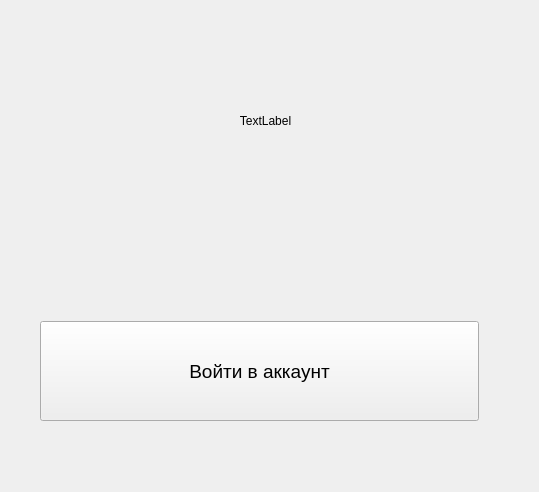
<?xml version="1.0" encoding="UTF-8"?>
<ui version="4.0">
 <class>Login</class>
 <widget class="QWidget" name="Login">
  <property name="geometry">
   <rect>
    <x>0</x>
    <y>0</y>
    <width>539</width>
    <height>492</height>
   </rect>
  </property>
  <property name="windowTitle">
   <string>Учет ОКЭИ</string>
  </property>
  <property name="windowIcon">
   <iconset>
    <normaloff>../../okei.jpg</normaloff>../../okei.jpg</iconset>
  </property>
  <widget class="QLabel" name="label_icon">
   <property name="geometry">
    <rect>
     <x>90</x>
     <y>30</y>
     <width>351</width>
     <height>181</height>
    </rect>
   </property>
   <property name="layoutDirection">
    <enum>Qt::LeftToRight</enum>
   </property>
   <property name="text">
    <string>TextLabel</string>
   </property>
   <property name="alignment">
    <set>Qt::AlignCenter</set>
   </property>
  </widget>
  <widget class="QWidget" name="layoutWidget">
   <property name="geometry">
    <rect>
     <x>40</x>
     <y>320</y>
     <width>439</width>
     <height>102</height>
    </rect>
   </property>
   <layout class="QHBoxLayout" name="horizontalLayout">
    <item>
     <widget class="QPushButton" name="enter_to_account">
      <property name="minimumSize">
       <size>
        <width>150</width>
        <height>100</height>
       </size>
      </property>
      <property name="font">
       <font>
        <pointsize>14</pointsize>
       </font>
      </property>
      <property name="text">
       <string>Войти в аккаунт</string>
      </property>
      <property name="autoRepeatDelay">
       <number>300</number>
      </property>
     </widget>
    </item>
   </layout>
  </widget>
 </widget>
 <resources/>
 <connections/>
</ui>
